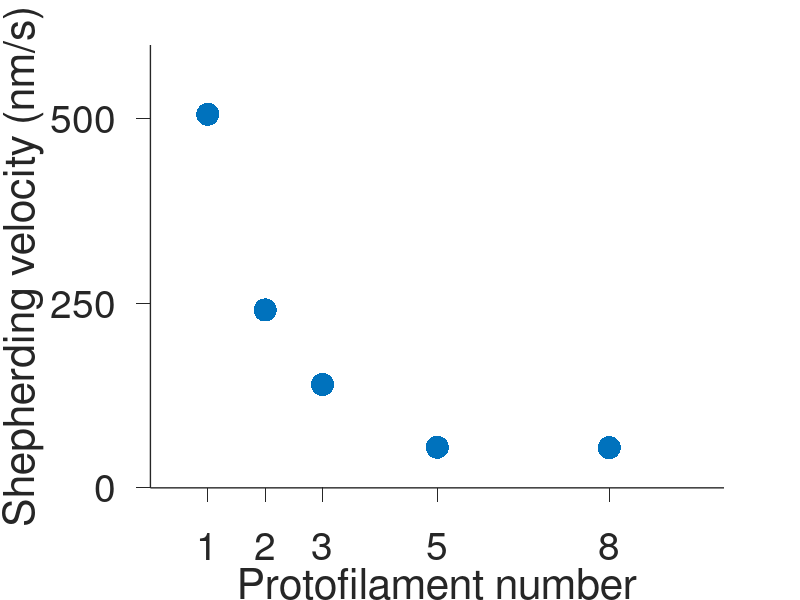

MATLAB code for this plot:

vel = [506.1, 241.0, 140.0, 55.0, 54.5];
n_proto = [1, 2, 3, 5, 8];

fig = figure('Position', [50 50 720 600]);
plot(n_proto, vel, '.', 'MarkerSize', 50)

set(gca,'box','off')
set(gca, 'FontSize', 28);
set(gca,'TickDir','out');
set(gca,'LineWidth',1,'TickLength',[0.025 0.025]);

ylabel("Shepherding velocity (nm/s)");
yticks([0 250 500])
xlabel("Protofilament number")
xlim([0 10]);
xticks([1 2 3 5 8])